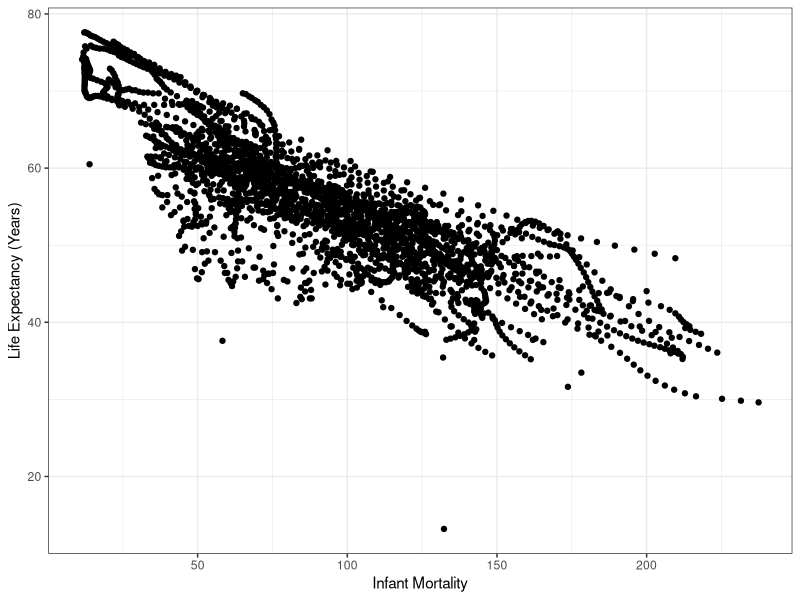
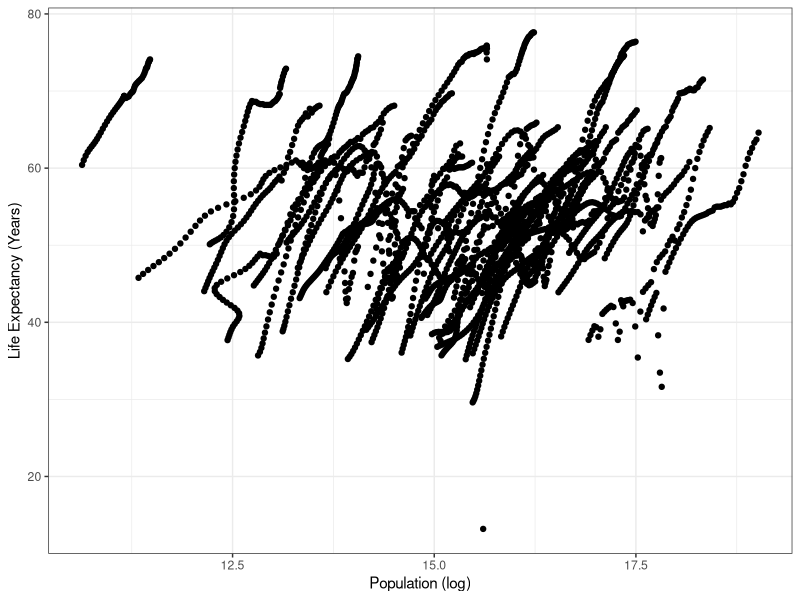
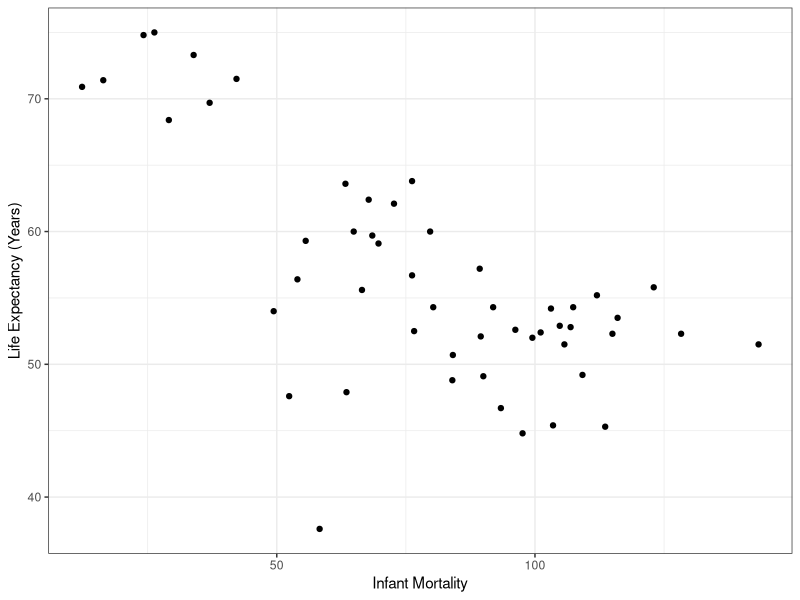
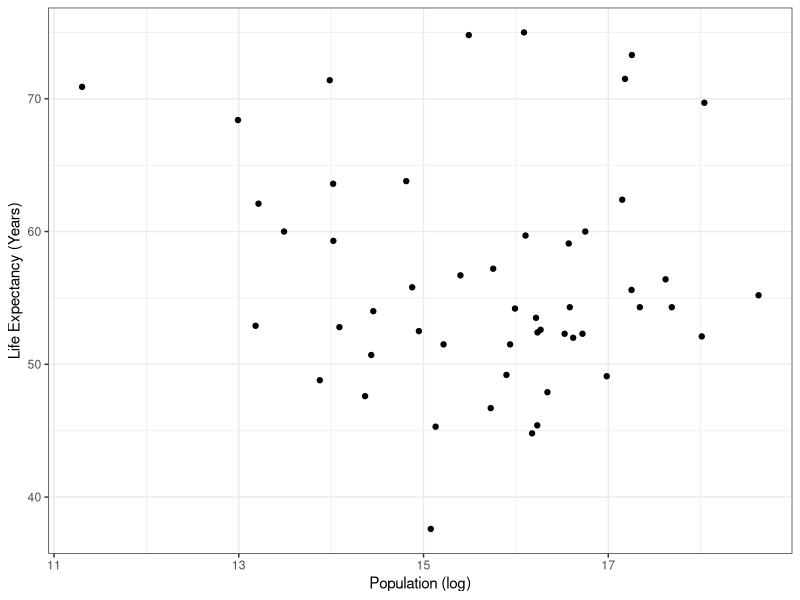
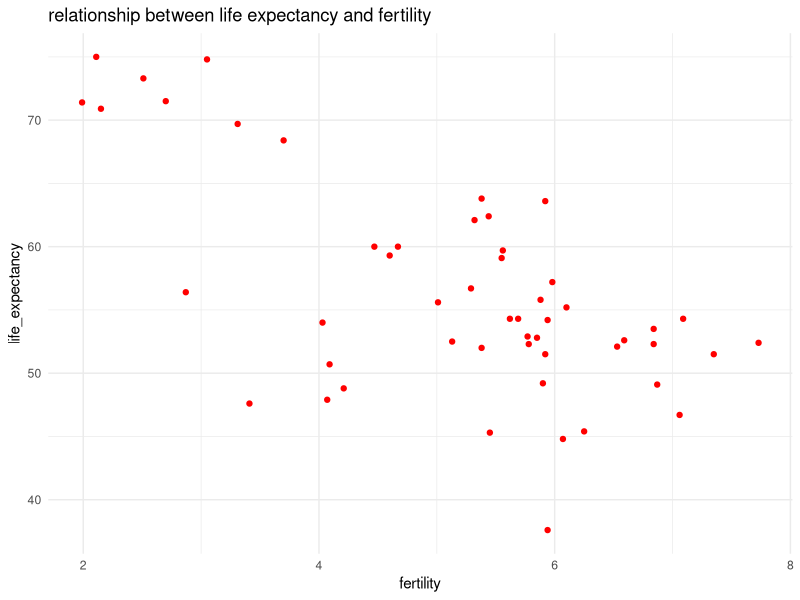
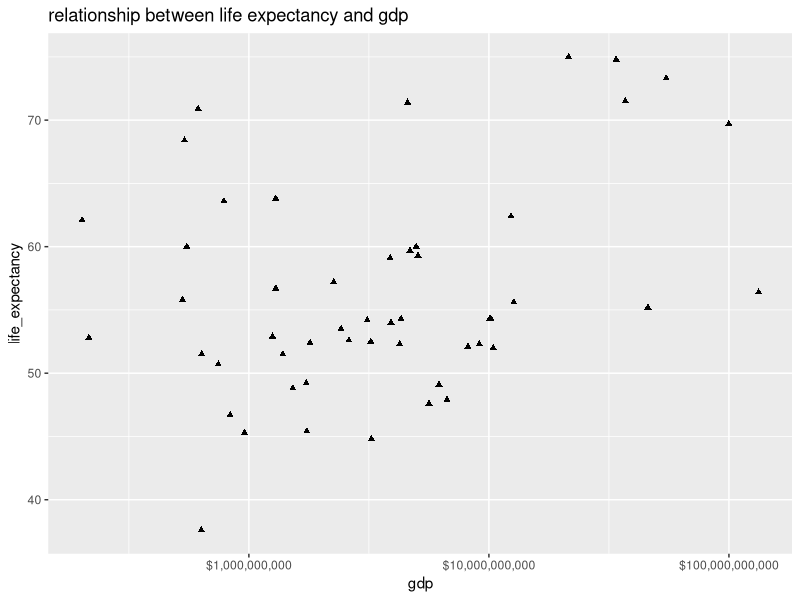

Recreate these plots in R, in order.
## ---- chunk 1
#install and load required packages
library(tidyverse)
## ---- chunk 2
#install and load required packages
library(dslabs)
#find gapminder data to be used for exercise
#help(gapminder)
## ---- chunk 3
str(gapminder) #get an overview of the data structure
## ---- chunk 4
summary(gapminder) #get a summary of the data
## ---- chunk 5
class(gapminder) #determine the type of object gapminer is 
## ---- chunk 6
#save all data to "data"
data = gapminder

# subset based on Continent == Africa
africaData = data[ which(data$continent=="Africa"), ]

str(africaData) #get an overview of the data structure
## ---- chunk 7
summary(gapminder) #get a summary of the data
## ---- chunk 8
##did you mean to do below instead of get a summary of gapminder?
summary(data)
## ---- chunk 9
#Subset Africa infant mortality and life expectancy
infantM_LifeE = africaData[c("infant_mortality", "life_expectancy")]

str(infantM_LifeE) #get an overview of the data structure
## ---- chunk 10
### using select function to extract a data frame only include infant mortality and life expectancy
infantM_LifeE2=select(africaData, infant_mortality,life_expectancy)
###get an overview of the data structure
str(infantM_LifeE2)
###get a summary of the data
summary(infantM_LifeE2)
## ---- chunk 11
summary(infantM_LifeE)#get a summary of the data
## ---- chunk 12
# Plot life expectancy as a function of infant mortality 
ggplot(infantM_LifeE, aes(x=infant_mortality, y=life_expectancy)) + geom_point()+xlab("Infant Mortality")+ ylab("Life Expectancy (Years)")+
  theme_bw()

## ---- chunk 13
#Subset Africa population and life expectancy
pop_LifeE = africaData[c("population", "life_expectancy")]
str(pop_LifeE) #get an overview of the data structure

## ---- chunk 14
summary(pop_LifeE) #get a summary of the data
## ---- chunk 15
# Plot life expectancy as a function of population
ggplot(pop_LifeE, aes(x=log(population), y=life_expectancy)) + geom_point() +xlab("Population (log)")+ ylab("Life Expectancy (Years)")+
  theme_bw()

## ---- chunk 16
# determine the years with missing values for NA
infantNA  = (africaData[is.na(africaData$infant_mortality), ]  )
table(infantNA$year)
## ---- chunk 17
#using filter and count functions
infantNA2=africaData%>%
  filter(is.na(infant_mortality))%>%
  count(year)
infantNA2
## ---- chunk 18
# subset year 2000
y_2000 = africaData[ which(africaData$year=="2000"), ]
summary(y_2000) #get a summary of the data
## ---- chunk 19
# Plot life expectancy as a function of infant mortality 
ggplot(y_2000, aes(x=infant_mortality, y=life_expectancy)) + geom_point() +xlab("Infant Mortality")+ ylab("Life Expectancy (Years)")+
  theme_bw()
## ---- chunk 20
# Plot life expectancy as a function of infant mortality 

ggplot(y_2000, aes(x=log(population), y=life_expectancy)) + geom_point() +xlab("Population (log)")+ ylab("Life Expectancy (Years)")+
  theme_bw()
## ---- chunk 21
###plot life expectancy as a function of fertility
y_2000%>%
  ggplot(aes(x=fertility,y=life_expectancy))+
  geom_point(color="red")+
  labs(x="fertility",y="life_expectancy", title="relationship between life expectancy and fertility")+
  theme_minimal()
###plot life expectancy as a function of gdp
y_2000%>%
  ggplot(aes(x=gdp,y=life_expectancy))+
  geom_point(shape="triangle")+
  labs(x="gdp",y="life_expectancy", title="relationship between life expectancy and gdp")+
  scale_x_log10(labels=scales::dollar_format())
## ---- chunk 22

fit1 = lm(life_expectancy~infant_mortality, data=y_2000)
fit1_table = broom::tidy(fit1)
print(fit1_table)
## ---- chunk 23
fit2 = lm(life_expectancy~population, data=y_2000)
fit2_table = broom::tidy(fit2)
print(fit2_table)
## ---- chunk 24
###linear model to predict life expectancy using fertility
lm1=lm(life_expectancy~fertility, data=y_2000)
table1=broom::tidy(lm1)%>%
  knitr::kable(digits=3)
###linear model to predict life expectancy using gdp
lm2=lm(life_expectancy~gdp,data=y_2000)
table2=broom::tidy(lm2)%>%
  knitr::kable(digits=3)
table1
table2
